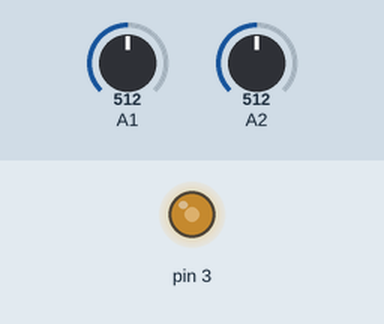
The sketch below on a simulated Arduino Uno, built with avr-gcc and run on an emulated ATmega328P. On the bench: output pins drawn as LEDs (lit = HIGH). The inputs (shaded band) are chosen by the test bench; at power-on: A2 = 512, A1 = 512. What the sketch prints to the serial monitor is not drawn.

Above: at 1.2 s.
1.3 s: A2 set to 635
At 2.2 s:
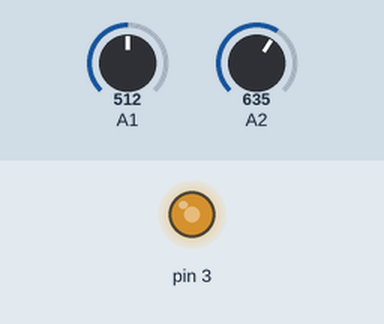
2.8 s: A2 set to 882
At 3.6 s:
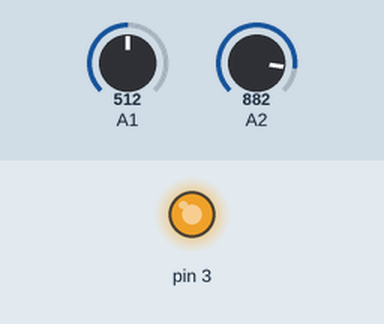
4.3 s: A2 set to 122
At 4.6 s:
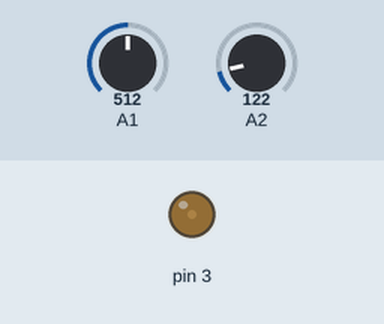
5.8 s: A2 set to 0
At 6.9 s:
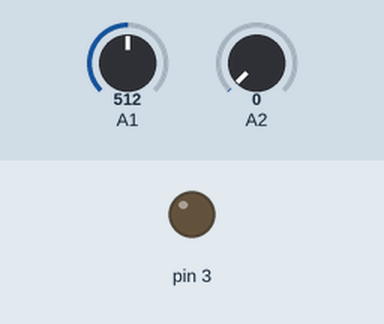
7.3 s: A2 set to 511
At 8.0 s:
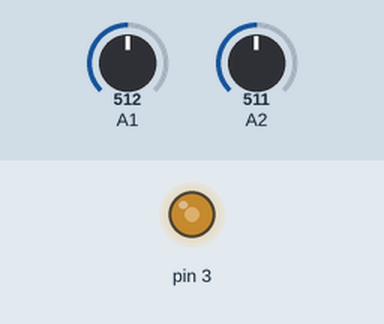
Timing chart, 0 to 9.8 s (numbered marks = the images above; inputs shaded):
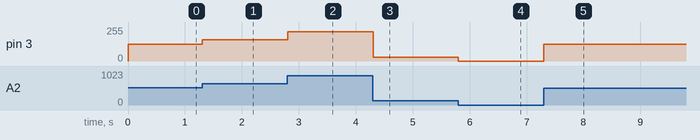

The sketch:

control.ino
```cpp
/********************************************************
 * PID Basic Example
 * Reading analog input 0 to control analog PWM output 3
 ********************************************************/
#include <LiquidCrystal.h>

LiquidCrystal lcd(8,9,4,5,6,7);
#include <PID_v1.h>

//Define Variables we'll be connecting to
double Setpoint, Input, Output,buffer, disp;

//Specify the links and initial tuning parameters
PID myPID(&Input, &Output, &Setpoint,1.2,2,0.6, DIRECT);

int select, reset;
int count=0;
double real,t1,t2;
void setup()
{
  //initialize the variables we're linked to
  Input = analogRead(1);
  Serial.begin(9600);
   //lcd.begin(16, 2);
  //Setpoint =629;
  //turn the PID on
  myPID.SetMode(AUTOMATIC);
  myPID.SetSampleTime(20);


}

double realfunc ()
{
  if (Input>=625 && Input<=635)
  {
    real=0;
  }

  else if (Input>635)
  {
    real=((Input-630.5)/241.5)*60;
      }

  else if (Input>872)
  {
    real=60;
      }

  else if (Input<625)
  {
    real=((630.5-Input)/241.5)*-60;
      }

  else if (Input<389)
  {
    real=-60;
      }


 return real;
}

void loop()
{
  t1=millis();
   buffer = analogRead(A1);
   Input=buffer;
 //  myPID.Compute();


select=digitalRead(4);
reset=digitalRead(7);

if (reset == LOW){
  Setpoint=analogRead(A2);
if (select == HIGH)
{
  myPID.Compute();
  disp = realfunc();
}

else if(select == LOW)
{
   Output = map (Setpoint, 0, 1024, 0, 255);
   disp = realfunc();
}
}

else if (reset == HIGH)
{
Setpoint = 625;
disp = realfunc();
}

//  if(real>3)
//    real=((real-3)/1.1)*60;
//  if(real<3)
//    real=((3-real)/1.1)*(-60);
//   if(real==3)
//    real=0;
//

  analogWrite(3,Output);
 // x=Input/10
 //Serial.print(Input);
 //Serial.print(" ");
 //Serial.print(Output);
 Serial.print(" ");
  Serial.println(disp);
  //Serial.println(" ");
  //t2=millis()-t1;
  //Serial.println(Setpoint);
 // Serial.print(millis());
  //Serial.print(" ");
}
```

Measured:
- after the input at 1.3 s, pin 3: 127/255 → 158/255 at once
- after the input at 2.8 s, pin 3: 158/255 → 219/255 at once
- after the input at 4.3 s, pin 3: 219/255 → 30/255 at once
- after the input at 5.8 s, pin 3: 30/255 → 0/255 at once
- after the input at 7.3 s, pin 3: 0/255 → 127/255 at once
